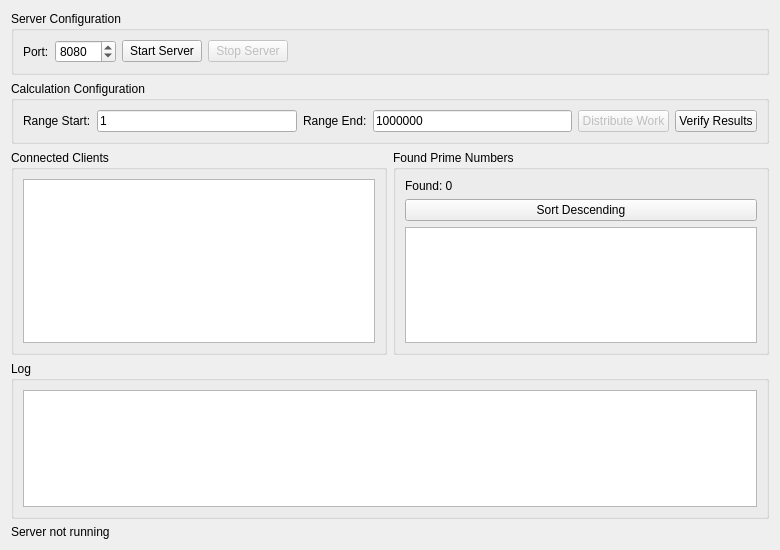
<?xml version="1.0" encoding="UTF-8"?>
<ui version="4.0">
 <class>MasterWidget</class>
 <widget class="QWidget" name="MasterWidget">
  <property name="geometry">
   <rect>
    <x>0</x>
    <y>0</y>
    <width>780</width>
    <height>550</height>
   </rect>
  </property>
  <property name="windowTitle">
   <string>Form</string>
  </property>
  <layout class="QVBoxLayout" name="verticalLayout">
   <item>
    <widget class="QGroupBox" name="serverGroupBox">
     <property name="title">
      <string>Server Configuration</string>
     </property>
     <layout class="QHBoxLayout" name="horizontalLayout">
      <item>
       <widget class="QLabel" name="portLabel">
        <property name="text">
         <string>Port:</string>
        </property>
       </widget>
      </item>
      <item>
       <widget class="QSpinBox" name="portSpinBox">
        <property name="minimum">
         <number>1024</number>
        </property>
        <property name="maximum">
         <number>65535</number>
        </property>
        <property name="value">
         <number>8080</number>
        </property>
       </widget>
      </item>
      <item>
       <widget class="QPushButton" name="startServerButton">
        <property name="text">
         <string>Start Server</string>
        </property>
       </widget>
      </item>
      <item>
       <widget class="QPushButton" name="stopServerButton">
        <property name="enabled">
         <bool>false</bool>
        </property>
        <property name="text">
         <string>Stop Server</string>
        </property>
       </widget>
      </item>
      <item>
       <spacer name="horizontalSpacer">
        <property name="orientation">
         <enum>Qt::Horizontal</enum>
        </property>
        <property name="sizeHint" stdset="0">
         <size>
          <width>40</width>
          <height>20</height>
         </size>
        </property>
       </spacer>
      </item>
     </layout>
    </widget>
   </item>
   <item>
    <widget class="QGroupBox" name="calculationGroupBox">
     <property name="title">
      <string>Calculation Configuration</string>
     </property>
     <layout class="QHBoxLayout" name="horizontalLayout_2">
      <item>
       <widget class="QLabel" name="rangeStartLabel">
        <property name="text">
         <string>Range Start:</string>
        </property>
       </widget>
      </item>
      <item>
       <widget class="QLineEdit" name="rangeStartEdit">
        <property name="text">
         <string>1</string>
        </property>
       </widget>
      </item>
      <item>
       <widget class="QLabel" name="rangeEndLabel">
        <property name="text">
         <string>Range End:</string>
        </property>
       </widget>
      </item>
      <item>
       <widget class="QLineEdit" name="rangeEndEdit">
        <property name="text">
         <string>1000000</string>
        </property>
       </widget>
      </item>
      <item>
       <widget class="QPushButton" name="distributeButton">
        <property name="enabled">
         <bool>false</bool>
        </property>
        <property name="text">
         <string>Distribute Work</string>
        </property>
       </widget>
      </item>
      <item>
       <widget class="QPushButton" name="verifyButton">
        <property name="enabled">
         <bool>true</bool>
        </property>
        <property name="text">
         <string>Verify Results</string>
        </property>
       </widget>
      </item>
     </layout>
    </widget>
   </item>
   <item>
    <layout class="QHBoxLayout" name="horizontalLayout_3">
     <item>
      <widget class="QGroupBox" name="clientsGroupBox">
       <property name="title">
        <string>Connected Clients</string>
       </property>
       <layout class="QVBoxLayout" name="verticalLayout_2">
        <item>
         <widget class="QListWidget" name="clientsListWidget"/>
        </item>
       </layout>
      </widget>
     </item>
     <item>
      <widget class="QGroupBox" name="primesGroupBox">
       <property name="title">
        <string>Found Prime Numbers</string>
       </property>
       <layout class="QVBoxLayout" name="verticalLayout_3">
	    <item>
         <widget class="QLabel" name="primeCountLabel">
          <property name="text">
           <string>Found: 0</string>
          </property>
         </widget>
        </item>
		<item>
         <widget class="QPushButton" name="sortButton">
          <property name="text">
           <string>Sort Descending</string>
          </property>
         </widget>
        </item>
        <item>
         <widget class="QListWidget" name="primesListWidget"/>
        </item>
       </layout>
      </widget>
     </item>
    </layout>
   </item>
   <item>
    <widget class="QGroupBox" name="logGroupBox">
     <property name="title">
      <string>Log</string>
     </property>
     <layout class="QVBoxLayout" name="verticalLayout_4">
      <item>
       <widget class="QTextEdit" name="logTextEdit">
        <property name="readOnly">
         <bool>true</bool>
        </property>
       </widget>
      </item>
     </layout>
    </widget>
   </item>
   <item>
    <widget class="QLabel" name="statusLabel">
     <property name="text">
      <string>Server not running</string>
     </property>
    </widget>
   </item>
  </layout>
 </widget>
 <resources/>
 <connections/>
</ui>
